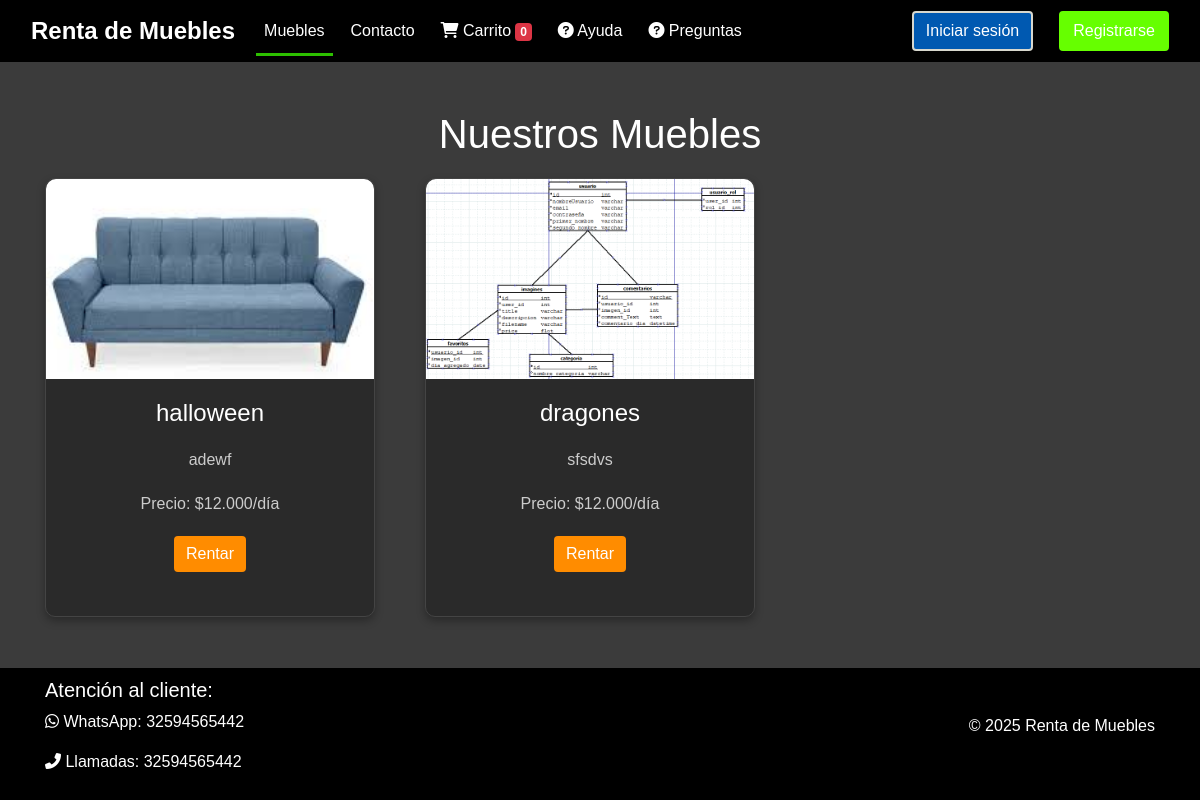
/muebles/, run on an earlier commit of the app's database.
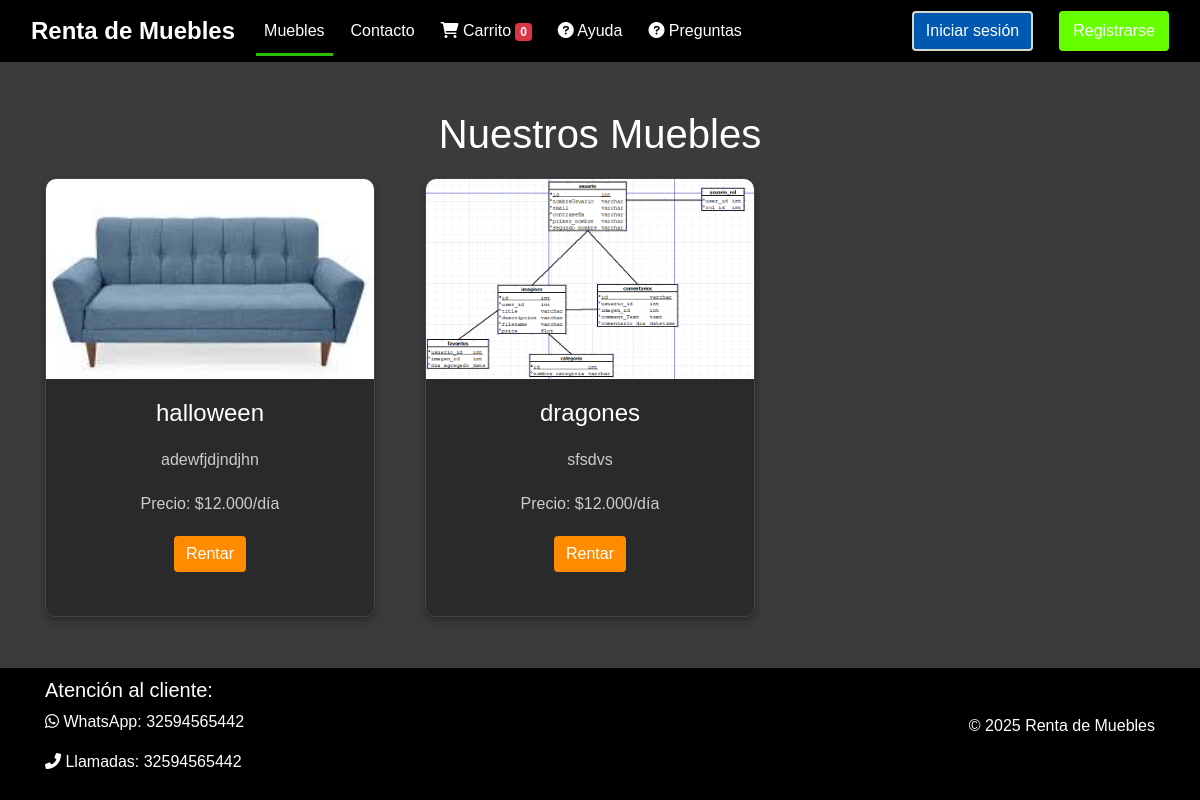
And on a later commit of the database.
### muebles/models.py (models this page shows, shortened)
class Mueble(models.Model):
    nombre = models.CharField(max_length=100)
    descripcion = models.TextField()
    precio_diario = models.IntegerField(default=0)
    imagen = models.ImageField(upload_to='muebles/')
    propietario = models.ForeignKey(Propietario, on_delete=models.CASCADE)

### muebles/views.py (the view)
# urls.py: path('muebles/', views.muebles_list, name='muebles'),
def muebles_list(request):
    muebles = Mueble.objects.all()
    return render(request, 'muebles/mueble/muebles_list.html', {'muebles': muebles})

### muebles/templates/muebles/mueble/muebles_list.html (shortened to what this page needs)
{% extends 'muebles/barnav.html' %}
{% load static %}
{% block contenedor %}
<h1>Nuestros Muebles</h1>
<div class="row">
    {% for mueble in muebles %}
    <div class="col-md-4">
        <div class="card mb-4">
            <img src="{{ mueble.imagen.url }}" class="card-img-top" alt="{{ mueble.nombre }}">
            <div class="card-body">
                <h5 class="card-title">{{ mueble.nombre }}</h5>
                <p class="card-text">{{ mueble.descripcion }}</p>
                <p class="card-text">Precio: ${{ mueble.precio_diario  }}/día</p>
                <a href="{% url 'rentar_mueble' mueble.id %}" class="btn btn-primary">Rentar</a>
            </div>
        </div>
    </div>
    {% endfor %}
</div>
{% endblock %}

What changed in the data, as far as the page shows it:
changed Mueble "halloween": descripcion "adewf" → "adewfjdjndjhn"
